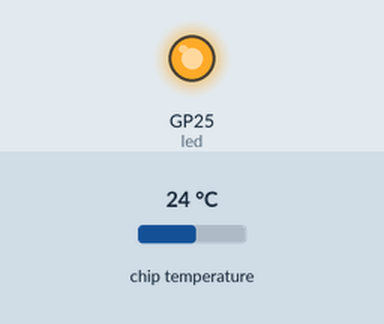
Bench run of a program on a simulated Raspberry Pi Pico running MicroPython. Shown: output pins drawn as LEDs (lit = HIGH). The inputs (shaded band) are chosen by the test bench; at power-on: chip temperature 24 °C. The clock reads 2024-03-15 10:24:30 at power-on unless the program sets it; files the program writes start out absent; what the program prints to the serial console is not drawn.

Above: at 0.02 s.
At 5.0 s:
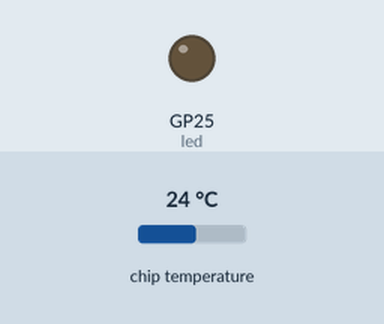
Timing chart, 0 to 13.1 s (numbered marks = the images above):
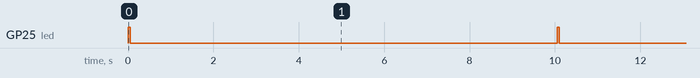

Measured:
- by itself, GP25 (led): alternates HIGH for 0.05 s and LOW for 10.0 s

The program:

BMMR_CL22_ADC_temp_file3_0.py
```python
# Hardware platform: Pico W & Pico
# Author : JC Santamaria
# Date : 2023 - 5 - 11
# Goal : Internal temperature sensor reading & logging in a file
# Learning Target : Analog digital converter basic + file handling IMPROVED
# Ref : Get started with MicroPython on Raspberry Pi Pico, cap 9 Data logger IMPROVED
# 1.1. -> 2.0 file open with "with"+ + led internal on->off when writing file
# 2.0 --> 3.0 : time stamp with internal clock RTC +
# ATETTION : RTC is well initialised by Thonny, but badly if pico runs independently

# Im- Import the required libraries
from machine import ADC, RTC, Pin
from time import sleep

# IB- Informative block - start
p_ucontroler = "Pico W & Pico _"
p_keyOhw = "None"
p_project = "Internal Temperature & logging with timestamp - file well handling "
p_version = "3.0"
print(f"Microcontroler: {p_ucontroler} - Key other HW : {p_keyOhw}")
print(f"Program: {p_project} - Version: {p_version}")
# Informative block - end

# START FUNCTIONS -----------
# F.1 - Stores in a file 1 sensor reading + a timestamp
def log_sensor1(timeFormated, sensReading):
    """Guarda añadiendo en un fichero el valor leido de un sensor + una marca de tiempo
        Parametros:
            timeFormated : Marca de tiempo ya formatada
            sensReading : lectura del sensor ya formatada
        Retorno: Nada
    """
    tt = f"{timeFormated},{sensReading}"
    # print(tt)
    with open("log_temp.log", "at", encoding="utf-8") as f:
        f.write(tt + "\n")

# END FUNCTIONS -----------

# 0- Constates y Variables globales + Objetos
# 0.1- Crea el objeto sensor de temperatura asociado al ADC interno 4 = CORE_TEMP
SensorTemp = ADC(ADC.CORE_TEMP)
DE_U16_aVOLTIOS = 3.3 / (65535)

# 0.2- Crea el objeto Contador en tiempo real con el RTC interno del Pico,
# Thonny lo inicializa con el reloj del PC , sino inicializado mal a 2021
rtc = RTC()

# 0.3- Crea el objeto Led interno para hacer un breve parpadeo al escribir un registro
led = Pin('LED', Pin.OUT)
led.off()


# 1- Bucle infinito de lectura y escritura en fichero
while True:
    voltios = SensorTemp.read_u16() * DE_U16_aVOLTIOS
    temperatura = 27 - (voltios - 0.706)/0.001721 # 1.1 obtiene la temperatura

    tsf =rtc.datetime() # 1.2 obtine el tiempo en este momento y lo formatea
    tiempoFormato = "%04d-%02d-%02d,%02d:%02d:%02d"%(tsf[0:3]+tsf[4:7])

    print(f"Tiempo: {tiempoFormato} , Temperatura leida = {temperatura:.2f} ºC")

    # 1.3 Graba la temperatura con una marca de tiempo
    log_sensor1(tiempoFormato, f"{temperatura:.2f}")
    led.on() # 1.4 visualiza con un breve flash con la escritura de un registro en fichero log
    sleep(0.05)
    led.off()

    # 1.5 espera 10 segundos hasta la siguiente lectura
    sleep(10)
```
